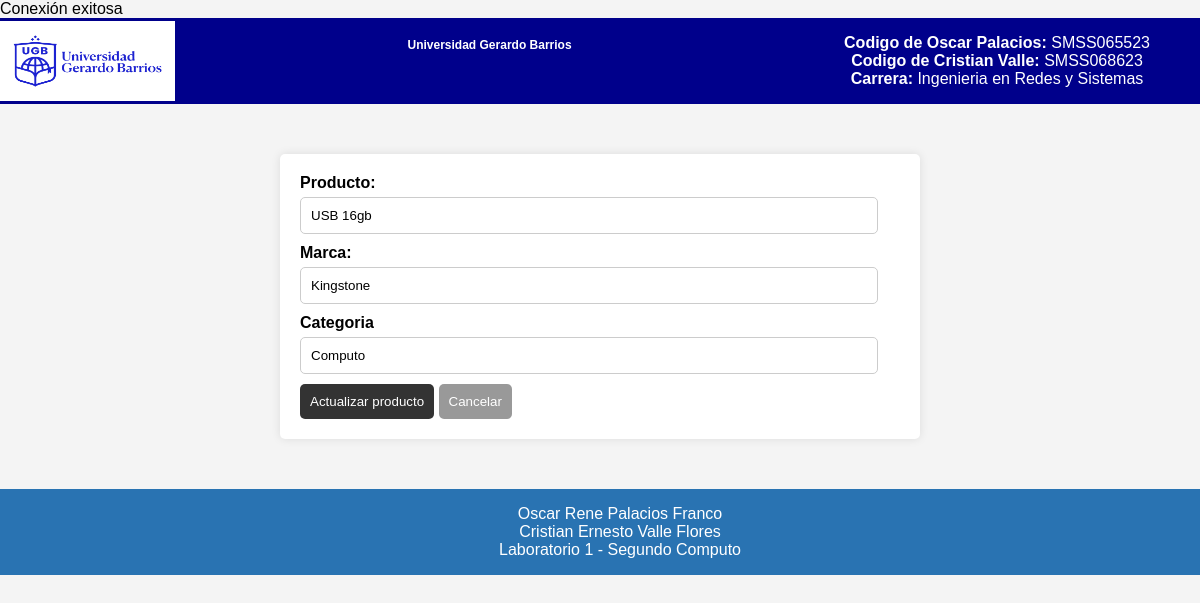
Screenshot of /editar.php?ID_Producto=6 with the database file from the repository.
### tables this page shows
CREATE TABLE `tblproductos` (
  `ID_Producto` int(11) NOT NULL,
  `Producto` varchar(50) NOT NULL,
  `Marca` varchar(25) NOT NULL,
  `Categoria` varchar(25) NOT NULL
);

### editar.php (the view, shortened to what this page needs)
<?php include 'conexion.php';
$ID_Producto = $_GET['ID_Producto'];
$resultado = $conexion -> query("SELECT * FROM tblproductos WHERE ID_Producto=$ID_Producto");
$producto = $resultado -> fetch_assoc();
?>
<!DOCTYPE html>
<html lang="en">
<head>
    <link rel="stylesheet" href="styles.css">
</head>
<body>
    <?php include "header.php"; ?>
    <form action="" method="POST">
        <label>Producto:</label>
        <input type="text" name="Producto" value="<?php echo $producto['Producto'] ?>">
        <br>
        <label>Marca:</label>
        <input type="text" name="Marca" value="<?php echo $producto['Marca'] ?>">
        <br>
        <label>Categoria</label>
        <input type="text" name="Categoria" value="<?php echo $producto['Categoria'] ?>">
        <br>
        <button type="submit">Actualizar producto</button>
        <a href="index.php"><button>Cancelar</button></a>
    </form>
<?php include "footer.php"; ?>
</body>
</html>

### styles.css (style rules this page uses)
body { font-family: Arial, sans-serif; margin: 0; padding: 0; background-color: #f4f4f4; }
a button { padding: 10px; background-color: #333; color: #fff; border: none; border-radius: 5px; cursor: pointer; }
form { width: 50%; margin: 50px auto; padding: 20px; background-color: #fff; box-shadow: 0 0 10px rgba(0, 0, 0, 0.1); border-radius: 5px; }
form label { display: block; margin-bottom: 5px; font-weight: bold; }
form input { width: calc(100% - 22px); padding: 10px; margin-bottom: 10px; border: 1px solid #ccc; border-radius: 5px; }
form button { padding: 10px; background-color: #333; color: #fff; border: none; border-radius: 5px; cursor: pointer; }
form a button { background-color: #999; }

### rows the page displays
tblproductos: Producto "USB 16gb", Marca "Kingstone", Categoria "Computo"
